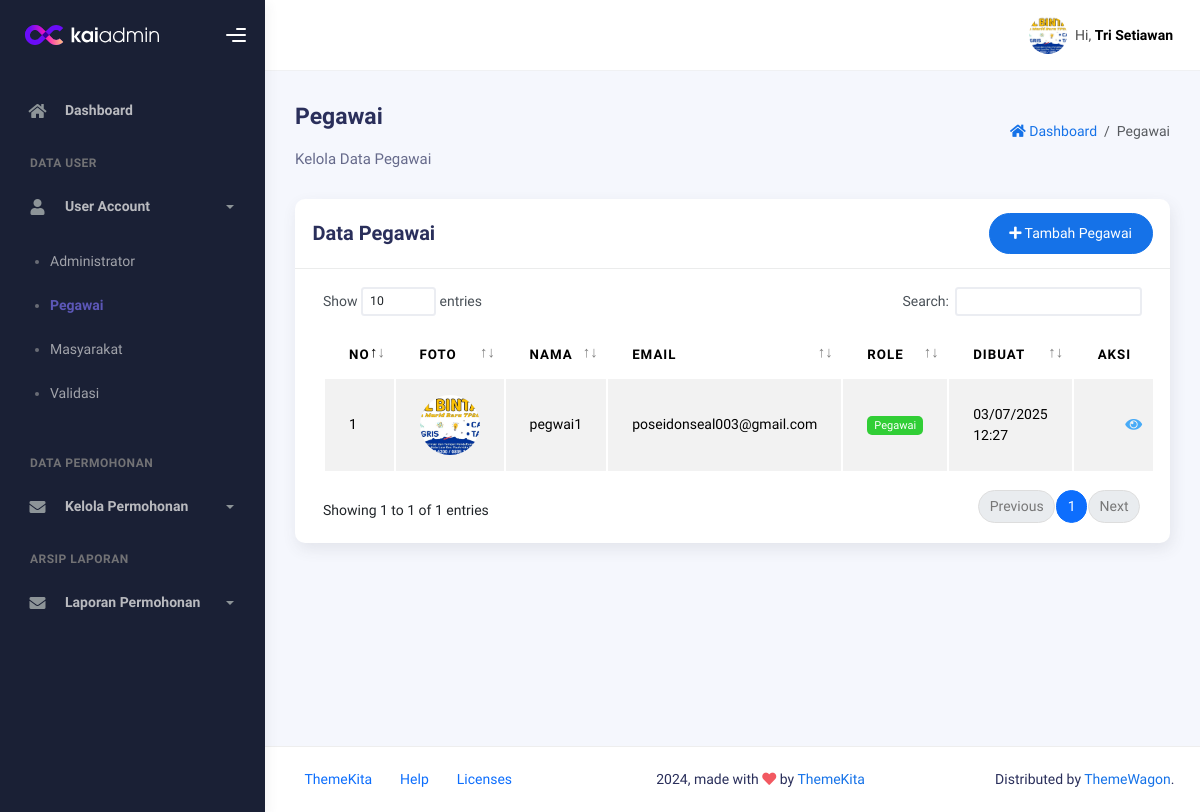
The page /dashboard/admin/pegawai.php (signed in) on the database its author committed.
### tables this page shows
CREATE TABLE `tb_user` (
  `id_user` bigint(11) NOT NULL,
  `nama` varchar(255) NOT NULL,
  `nokk` int(50) DEFAULT NULL,
  `nonik` int(50) DEFAULT NULL,
  `alamat` varchar(255) DEFAULT NULL,
  `kecamatan` varchar(255) DEFAULT NULL,
  `email` varchar(255) NOT NULL,
  `password` varchar(255) NOT NULL,
  `role` enum('Administrator','Masyarakat','Pegawai','Validasi') NOT NULL,
  `photo_profile` text DEFAULT NULL,
  `created_at` datetime DEFAULT NULL,
  `updated_at` datetime DEFAULT NULL
);

### dashboard/admin/pegawai.php (the view, shortened to what this page needs)
<?php
include '../../database/koneksi.php';
$stmt = $pdo->prepare("SELECT * FROM tb_user WHERE role = 'Pegawai' ORDER BY created_at DESC");
$stmt->execute();
$data = $stmt->fetchAll();
?>
<!DOCTYPE html>
<html lang="en">
<head>
    <link rel="stylesheet" href="../../assets/css/bootstrap.min.css" />
    <link rel="stylesheet" href="../../assets/css/plugins.min.css" />
    <link rel="stylesheet" href="../../assets/css/kaiadmin.min.css" />
    <link rel="stylesheet" href="../../assets/css/demo.css" />
</head>
<body>
    <div class="wrapper">
        <?php include '_component/sidebar.php'; ?>
        <div class="main-panel">
            <div class="main-header">
                <?php include '_component/navbar.php'; ?>
            </div>
            <div class="container">
                <div class="page-inner">
                    <div class="d-flex align-items-left align-items-md-center flex-column flex-md-row pt-2 pb-4">
                        <div>
                            <h3 class="fw-bold mb-3">Pegawai</h3>
                            <h6 class="op-7 mb-2">Kelola Data Pegawai</h6>
                        </div>
                        <div class="ms-md-auto py-2 py-md-0">
                            <nav aria-label="breadcrumb">
                                <ol class="breadcrumb">
                                    <li class="breadcrumb-item">
                                        <a href="index.php">
                                            <i class="fa fa-home"></i> Dashboard
                                        </a>
                                    </li>
                                    <li class="breadcrumb-item active" aria-current="page">
                                        Pegawai
                                    </li>
                                </ol>
                            </nav>
                        </div>
                    </div>
                    <div class="row">
                        <div class="col-md-12">
                            <div class="card">
                                <div class="card-header">
                                    <div class="d-flex align-items-center">
                                        <h4 class="card-title">Data Pegawai</h4>
                                        <button class="btn btn-primary btn-round ms-auto" onclick="showCreateForm()">
                                            <i class="fa fa-plus"></i>
                                            Tambah Pegawai
                                        </button>
                                    </div>
                                </div>
                                <div class="card-body">
                                    <div class="table-responsive">
                                        <table id="pegawaiTable" class="display table table-striped table-hover">
                                            <thead>
                                                <tr>
                                                    <th>No</th>
                                                    <th>Foto</th>
                                                    <th>Nama</th>
                                                    <th>Email</th>
                                                    <th>Role</th>
                                                    <th>Dibuat</th>
                                                    <th>Aksi</th>
                                                </tr>
                                            </thead>
                                            <tbody>
                                                <?php $no = 1;
                                                foreach ($data as $row): ?>
                                                    <tr>
                                                        <td><?= $no++ ?></td>
                                                        <td>
                                                            <?php if ($row['photo_profile']): ?>
                                                                <img src="../../assets/img/avatars/<?= $row['photo_profile'] ?>"
                                                                    alt="Avatar" class="avatar-preview">
                                                            <?php endif; ?>
                                                        </td>
                                                        <td><?= htmlspecialchars($row['nama']) ?></td>
                                                        <td><?= htmlspecialchars($row['email']) ?></td>
                                                        <td><span class="badge badge-success"><?= $row['role'] ?></span>
                                                        </td>
                                                        <td><?= date('d/m/Y H:i', strtotime($row['created_at'])) ?></td>
                                                        <td>
                                                            <div class="form-button-action">
                                                                <button type="button" class="btn btn-link btn-info btn-lg"
                                                                    onclick="viewDetail(<?= $row['id_user'] ?>)"
                                                                    data-bs-toggle="tooltip" title="Lihat Detail">
                                                                    <i class="fa fa-eye"></i>
                                                                </button>
                                                            </div>
                                                        </td>
                                                    </tr>
                                                <?php endforeach; ?>
                                            </tbody>
                                        </table>
                                    </div>
                                </div>
                            </div>
                        </div>
                    </div>
                </div>
            </div>
            <?php include '_component/footer.php'; ?>
        </div>
    </div>
</body>
</html>

### dashboard/admin/pegawai.php (style rules this page uses)
.avatar-preview { width: 60px; height: 60px; border-radius: 50%; object-fit: cover; }

### rows shown on the page
tb_user: photo_profile (picture), nama "pegwai1", email "poseidonseal003@gmail.com", role "Pegawai", created_at "03/07/2025 12:27"

### other values the page prints
$_SESSION['nama'] "Tri Setiawan"
